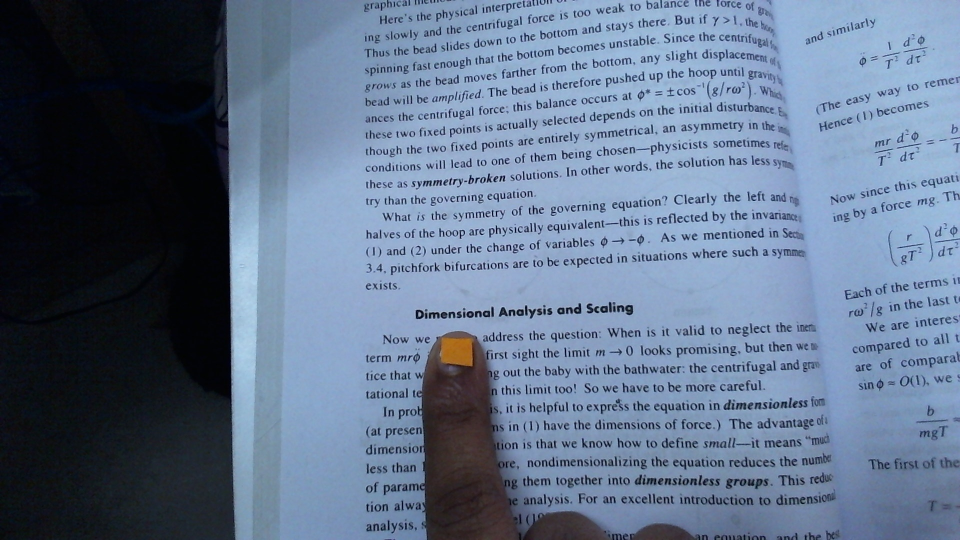
#> input picture Revision 1.1/source.jpg, 1920 x 1080 px (shown at 1/2 size)
$ python debugCCA.py   (Python 2 division)   (older library calls are emulated)
#> lines starting #> are read from the running program, lines starting #| are printed output that depends on the picture; after the words box and inside, x2 and y2 are one past the last pixel; in counts of white or black regions, pixels touching at a corner belong together; long printed decimals are rounded

#hsv = {(7,187,180);(13,133,123)}

import cv2
import numpy as np
import math


# Calibrate.py results here to detect that orange thingy...
h,s,v = 13,133,123

# Masking...
lower_colour = np.array([h,s,v])
upper_colour = np.array([180,255,255])

# Finding centroid of the cue using Colour Image Processing...

# Input colour image
frame = cv2.imread('source.jpg',-1)
#> frame is the input picture: shape (1080, 1920, 3); mean B, G, R 139.1, 114.7, 97.5
#cv2.imshow('Source',frame)

# TO HSV
hsv = cv2.cvtColor(frame,cv2.COLOR_BGR2HSV)
#> hsv: shape (1080, 1920, 3); mean H, S, V 106.9, 92.7, 139.7

# Appying mask to extract output
mask = cv2.inRange(hsv,lower_colour, upper_colour)
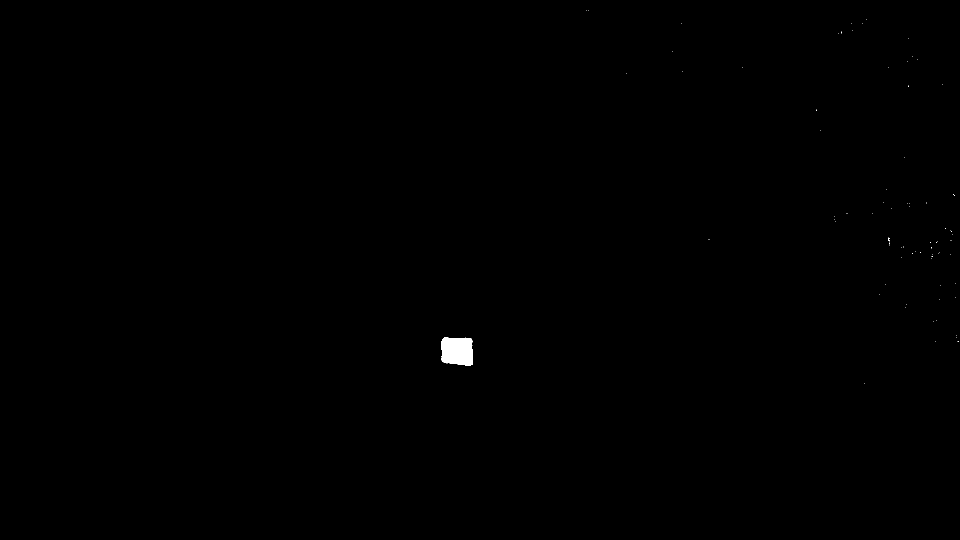
#> mask: shape (1080, 1920) (shown at 1/2 size); 0.16% white; 83 white regions (82 under 20 px)

# Displaying obtained mask. Uncomment below line to see the Joker's mask! :)
#cv2.imshow('Mask',mask)
deathMask = mask.copy()
# Finding contours to find Moments & Centroid
contours, hierarchy = cv2.findContours(mask,cv2.RETR_EXTERNAL,cv2.CHAIN_APPROX_SIMPLE)
#> contours = 83 contours, 82 with area under 20; largest, box (x1, y1, x2, y2) and area: (882, 675, 945, 732) 3096

# Init ...
area_max = 0

# Finding biggest among contours interms of area.
###### !!!!Computational Burden!!!! You'll improve this somehow. #######
for h,cnt in enumerate(contours):
	# Finding area of each contour and picking up the onw with max area.
	area = cv2.contourArea(cnt)
	if (area > area_max) :
		area_max = area
		contour_max = cnt
#> this loop made 83 passes
#> (area, area_max) on pass 4: (3096, 3096)
#> after the loop, area_max = 3096; contour_max = contour of 74 points, box (x1, y1, x2, y2) (882, 675, 945, 732), area 3096

# Finding centroid of that cue.
try :
	M = cv2.moments(contour_max)
#> M = moments, m00 3096, centre m10/m00, m01/m00 = (914.1, 702)
	centroid_x = int(M['m10']/M['m00'])
#> centroid_x = 914
	centroid_y = int(M['m01']/M['m00'])
#> centroid_y = 701
except :
	print "Empty contour!"

# HERE COMES THE MUCH AWAITED CENTROID #
#print (centroid_x,centroid_y)

# Thresholding ... << Choose between Gaussian and Mean methods & don't forget Weighted sum subtraction >>
#binary = cv2.adaptiveThreshold(cv2.cvtColor(frame, cv2.cv.CV_BGR2GRAY), 255, cv2.ADAPTIVE_THRESH_MEAN_C, cv2.THRESH_BINARY, 3, 7)
_,binary = cv2.threshold(cv2.cvtColor(frame, cv2.cv.CV_BGR2GRAY), 150,255,cv2.THRESH_BINARY)
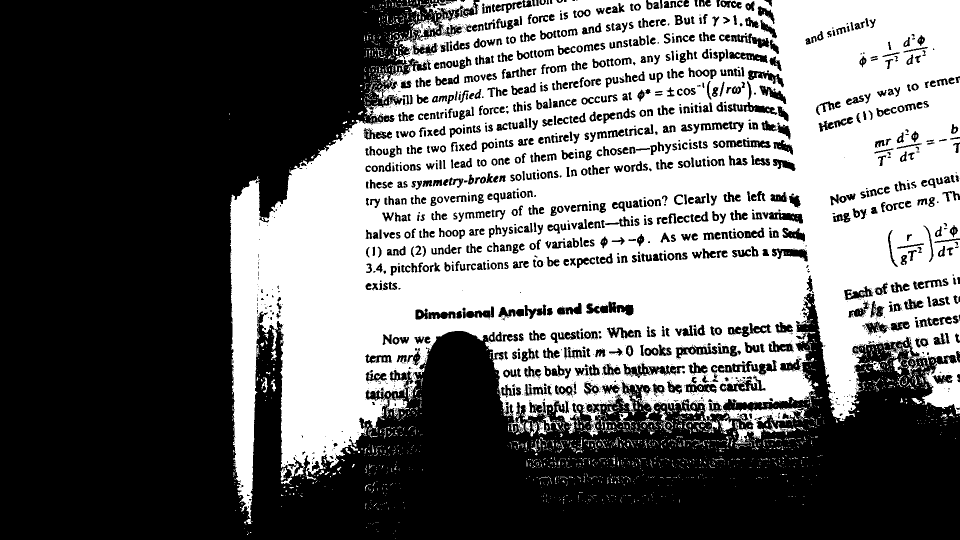
#> binary: shape (1080, 1920) (shown at 1/2 size); 44% white; 2492 white regions (2139 under 20 px), largest, box (x1, y1, x2, y2) and area: (460, 0, 1920, 1048) 887156, (826, 38, 878, 74) 749, (1528, 843, 1592, 870) 408
# binary =  cv2.bitwise_or(cv2.bitwise_not(deathMask),binary)

cv2.imshow('Binary Morphed with MASK',binary)

# Removing Salt & Pepper
# binary = cv2.medianBlur(binary,1)
# cv2.imshow('Deblurred binary',binary)

# Updating Kernel definitions ...
kernel = np.ones((6,6),np.uint8)

# Eroding ... << A lot of pepper noise in-here! Get rid if that. >>
binary_eroded = cv2.erode(binary,kernel,iterations = 1)
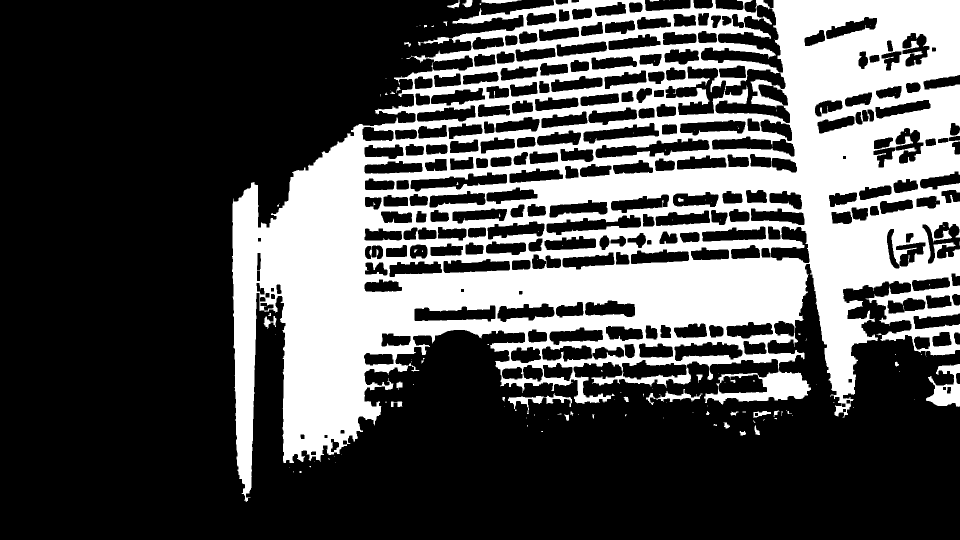
#> binary_eroded: shape (1080, 1920) (shown at 1/2 size); 31.6% white; 141 white regions (105 under 20 px)
cv2.imshow('Eroded binary', binary_eroded)

# Contours for word extraction. Real-Time approach. Gonna implement of frame-shoot approach on Galileo.
contours, hierarchy = cv2.findContours(binary_eroded,cv2.RETR_LIST,cv2.CHAIN_APPROX_SIMPLE)
#> contours = 391 contours, 113 with area under 20; largest, box (x1, y1, x2, y2) and area: (464, 0, 1920, 1004) 925588, (1401, 9, 1567, 146) 9022, (1430, 137, 1581, 247) 6542, (1330, 132, 1453, 231) 5620, (1190, 276, 1420, 317) 4622
print len(contours)
#| 391

# Uncomment the below line to visualize contours ...
#cv2.drawContours(binary_eroded,contours,-1,(255,255,255),-1)
cv2.imshow('Eroded binary Aftercontours', binary_eroded)

###### !!!!Computational Burden!!!! You'll improve this somehow. #######
for h,cnt in enumerate(contours):
	# Finding area of each contour and picking up the onw with max area.
	area = cv2.contourArea(cnt)
	if (area > area_max) :
		area_max = area
		contour_max = cnt
#> this loop made 391 passes
#> (area, area_max) on passes 88, 101, 121, 191, 233, 261, 329, 381, 388: (3372, 3372), (3393.5, 3393.5), (3661.5, 3661.5), (3821.5, 3821.5), (3889, 3889), (4622.5, 4622.5), (6542.5, 6542.5), (9022, 9022), (925587.5, 925587.5)
#> area on passes 10 to 15: 83.5, 76, 290, 47, 83, 60
#> after the loop, area_max = 925587.5; contour_max = contour of 4110 points, box (x1, y1, x2, y2) (464, 0, 1920, 1004), area 925588

# Another declaration!
d_min,cent_x,cent_y,i = 10000000, 1000,1000,0

# Calculating centroids of all contours except the one with max area
for h,cnt in enumerate(contours):
# If this cnt is not max contour

	if((len(cnt) != len(contour_max)) and (cv2.contourArea(cnt) > 100)):
		# Then find its centroid
		M = cv2.moments(cnt)
		try:
			cent_x = int(M['m10']/M['m00'])
			cent_y = int(M['m01']/M['m00'])
		except :
			i = i+1
			print i
	# See how far it is from out origin .

		d = math.sqrt(((cent_y-centroid_y)*(cent_y-centroid_y)) + ((cent_x-centroid_x)*(cent_x-centroid_x)))
		# Is this the smallest distance we've found so far ?
		if (d < d_min):
			d_min = d
			centroid_word_x = cent_x
			centroid_word_y = cent_y
			print (cent_x,cent_y), "With separation, ", d
			wordContour = cnt
#> this loop made 391 passes
#> (cent_x, cent_y, d, d_min, centroid_word_x, centroid_word_y) on passes 12, 55, 73, 82, 121: (668, 890, 310.2, 310.2, 668, 890), (793, 807, 160.9, 160.9, 793, 807), (798, 769, 134.5, 134.5, 798, 769), (1024, 746, 118.8, 118.8, 1024, 746), (909, 628, 73.17, 73.17, 909, 628)
#> (cent_x, cent_y, d) on passes 43, 64, 66, 68, 77, 83: (1520, 827, 619), (1073, 799, 186.8), (1347, 793, 442.7), (1897, 780, 986.2), (1483, 769, 573), (1065, 745, 157.3)
#| (668, 890) With separation,  310.221
#| (793, 807) With separation,  160.863
#| (798, 769) With separation,  134.462
#| (1024, 746) With separation,  118.849
#| (909, 628) With separation,  73.171
#> after the loop, centroid_word_x = 909; centroid_word_y = 628; d_min = 73.17; i = 0; wordContour = contour of 95 points, box (x1, y1, x2, y2) (828, 610, 992, 644), area 3662
word = frame-frame
#> word: shape (1080, 1920, 3); every value is 0
rect = cv2.minAreaRect(wordContour)
#> rect = ((909.5, 626.5), (33, 163), -90)
box = cv2.cv.BoxPoints(rect)
#> box = ((991, 643), (828, 643), (828, 610), (991, 610))
box = np.int0(box)
#> box = [[991, 643], [828, 643], [828, 610], [991, 610]]
cv2.drawContours(word,[box],0,(255,255,255),-1)
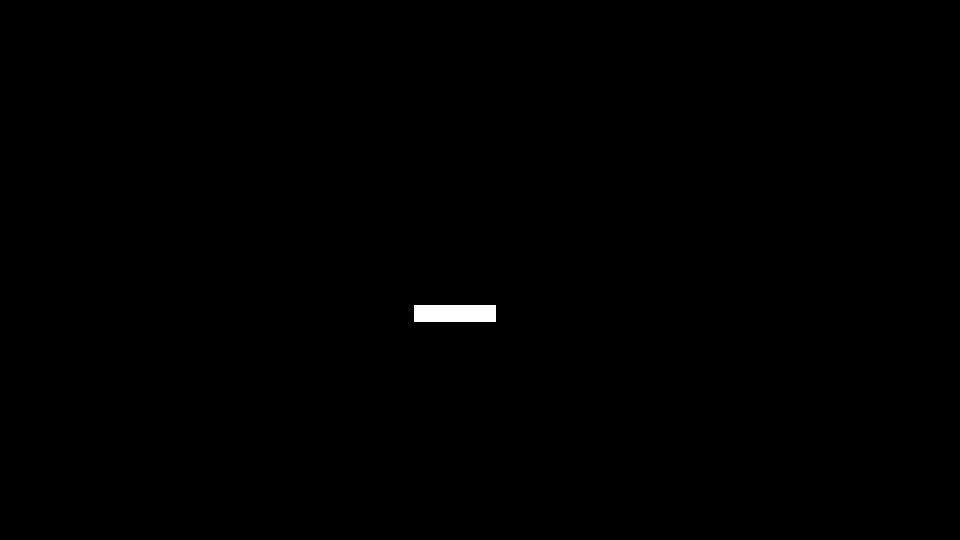
#> word: shape (1080, 1920, 3) (shown at 1/2 size); 0.27% white; 1 white region, box (x1, y1, x2, y2) and area: (828, 610, 992, 644) 5576
cv2.imshow('Word !',word)
(h,w) = frame.shape[:2]
#> h = 1080; w = 1920
M = cv2.getRotationMatrix2D(rect[0], rect[2], 1.0)
#> M = [[6.12e-17, -1, 1536], [1, 6.12e-17, -283]]
rotated = cv2.warpAffine(frame, M, (w, h))
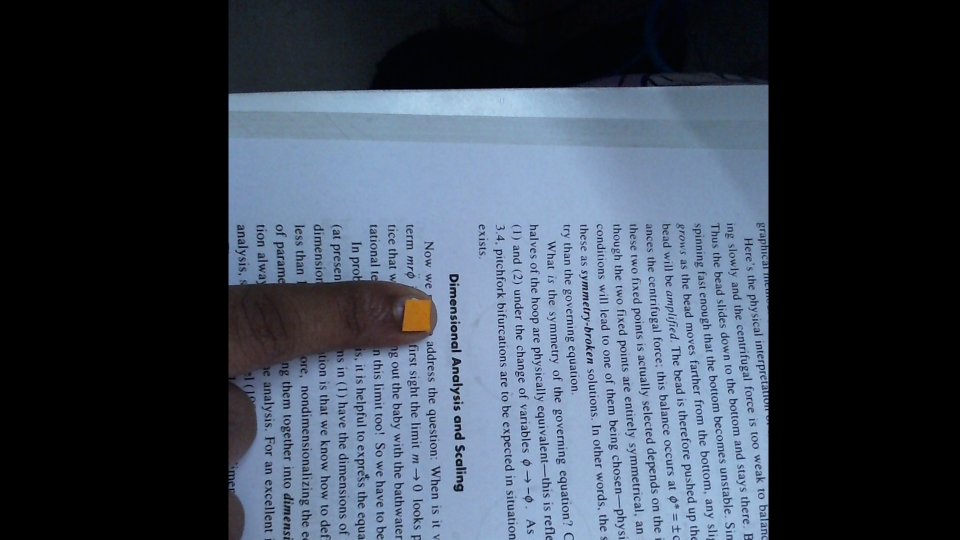
#> rotated: shape (1080, 1920, 3) (shown at 1/2 size); mean B, G, R 82.8, 69, 59.2
rotatedMask = cv2.warpAffine(word, M, (w, h))
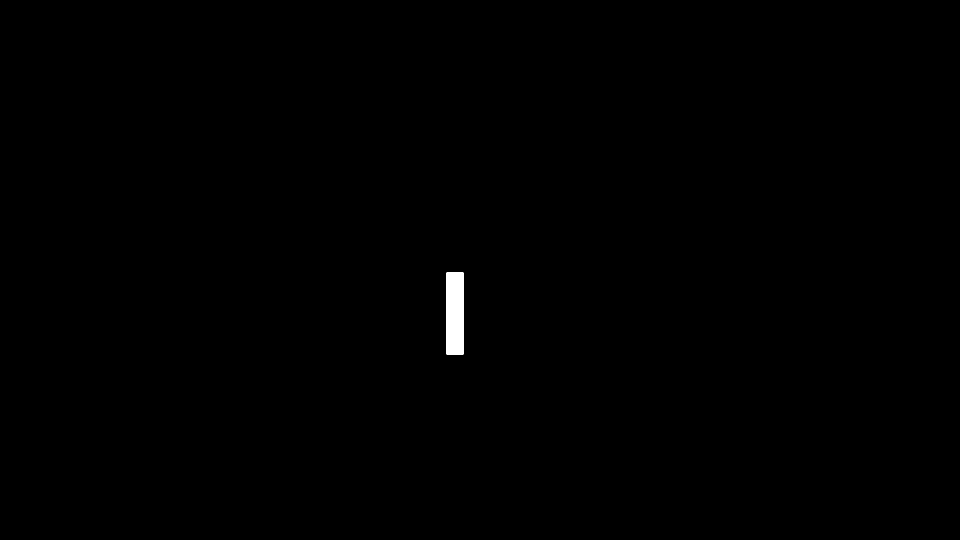
#> rotatedMask: shape (1080, 1920, 3) (shown at 1/2 size); 0.27% white; 1 white region, box (x1, y1, x2, y2) and area: (893, 545, 927, 709) 5576
rotated_bro = cv2.bitwise_and(rotated,rotatedMask)
word = rotated_bro.copy()
_,binaryWord = cv2.threshold(cv2.cvtColor(rotatedMask, cv2.cv.CV_BGR2GRAY), 2,255,cv2.THRESH_BINARY)
cv2.imshow("rotated", rotatedMask)
contoursW, hierarchyW = cv2.findContours(binaryWord,cv2.RETR_LIST,cv2.CHAIN_APPROX_SIMPLE)
#> contoursW = [[[893, 545], [893, 708], [926, 708], [926, 545]]]
print contoursW
#| [array([[[893, 545]],
#|        [[893, 708]],
#|        [[926, 708]],
#|        [[926, 545]]], dtype=int32)]
rectW = cv2.minAreaRect(contoursW[0])
#> rectW = ((909.5, 626.5), (163, 33), -90)
box = cv2.cv.BoxPoints(rectW)
#> box = ((926, 708), (893, 708), (893, 545), (926, 545))
box = np.int0(box)
#> box = [[926, 708], [893, 708], [893, 545], [926, 545]]
print box
#| [[926 708]
#|  [893 708]
#|  [893 545]
#|  [926 545]]

cv2.drawContours(binaryWord,[box],0,(255,255,0),-1)
#cv2.imshow("rotated", rotated_bro)


a = box[1]
#> a = [893, 708]
b = box[2]
#> b = [893, 545]
c = box[3]
#> c = [926, 545]
print "a is ", a , "c is ", c, "b is ", b
#| a is  [893 708] c is  [926 545] b is  [893 545]
print (c[1] < a[1]) and (c[0] < a[0]), (c[1] < a[1]) and (c[0] > a[0]), (c[1] > a[1]) and (c[0] < a[0]), (c[1] > a[1]) and (c[0] > a[0])
#| False True False False
print a[0],a[1],c[0],c[1]
#| 893 708 926 545

# Thus we have found the word's centroid!
#cv2.circle(mask,(centroid_x,centroid_y),10,(255,255,255),-1)
#cv2.circle(binary_eroded,(centroid_word_x,centroid_word_y),10,(255,255,255),-1)
cv2.circle(frame,(centroid_word_x,centroid_word_y),10,(0,255,2),-1)
#> frame: shape (1080, 1920, 3); 0.02% of pixels changed, all inside (x1, y1, x2, y2) = (899, 618, 920, 639)
cv2.circle(frame,(centroid_x,centroid_y),10,(255,0,255),-1)
#> frame: shape (1080, 1920, 3); mean B, G, R 139.1, 114.7, 97.5


#cv2.imshow('Mask with ORIGIN',mask)
#cv2.imshow('Eroded image with WORD Center Marked',binary_eroded)
cv2.imshow('frame with WORD!', frame)

print h,"And",w
#| 1080 And 1920
cv2.waitKey(0)
